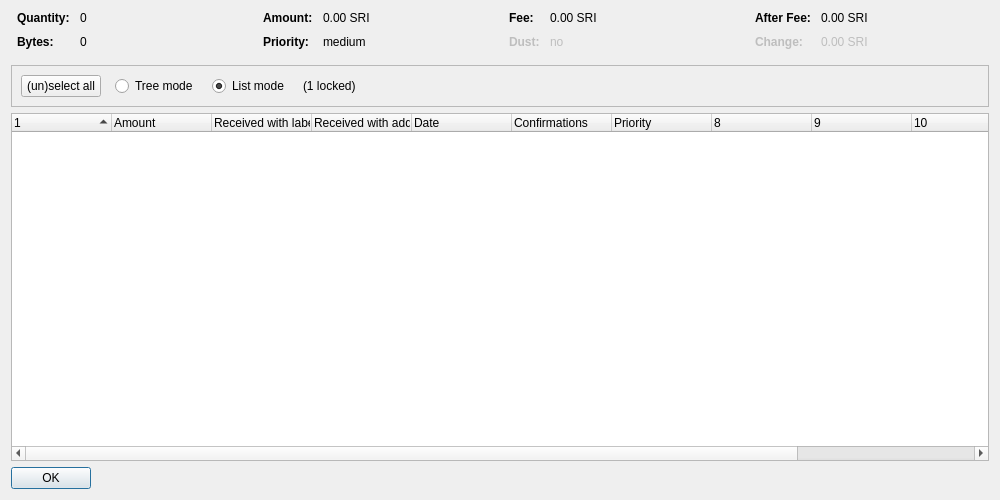
<?xml version="1.0" encoding="UTF-8"?>
<ui version="4.0">
 <class>CoinControlDialog</class>
 <widget class="QDialog" name="CoinControlDialog">
  <property name="geometry">
   <rect>
    <x>0</x>
    <y>0</y>
    <width>1000</width>
    <height>500</height>
   </rect>
  </property>
  <property name="windowTitle">
   <string>Coin Selection</string>
  </property>
  <layout class="QVBoxLayout" name="verticalLayout">
   <item>
    <layout class="QHBoxLayout" name="horizontalLayoutTop" stretch="0,0,0,0">
     <property name="topMargin">
      <number>0</number>
     </property>
     <property name="bottomMargin">
      <number>10</number>
     </property>
     <item>
      <layout class="QFormLayout" name="formLayoutCoinControl1">
       <property name="horizontalSpacing">
        <number>10</number>
       </property>
       <property name="verticalSpacing">
        <number>10</number>
       </property>
       <property name="leftMargin">
        <number>6</number>
       </property>
       <property name="rightMargin">
        <number>6</number>
       </property>
       <item row="0" column="0">
        <widget class="QLabel" name="labelCoinControlQuantityText">
         <property name="font">
          <font>
           <weight>75</weight>
           <bold>true</bold>
          </font>
         </property>
         <property name="text">
          <string>Quantity:</string>
         </property>
        </widget>
       </item>
       <item row="0" column="1">
        <widget class="QLabel" name="labelCoinControlQuantity">
         <property name="cursor">
          <cursorShape>IBeamCursor</cursorShape>
         </property>
         <property name="contextMenuPolicy">
          <enum>Qt::ActionsContextMenu</enum>
         </property>
         <property name="text">
          <string notr="true">0</string>
         </property>
         <property name="textInteractionFlags">
          <set>Qt::LinksAccessibleByMouse|Qt::TextSelectableByKeyboard|Qt::TextSelectableByMouse</set>
         </property>
        </widget>
       </item>
       <item row="1" column="0">
        <widget class="QLabel" name="labelCoinControlBytesText">
         <property name="font">
          <font>
           <weight>75</weight>
           <bold>true</bold>
          </font>
         </property>
         <property name="text">
          <string>Bytes:</string>
         </property>
        </widget>
       </item>
       <item row="1" column="1">
        <widget class="QLabel" name="labelCoinControlBytes">
         <property name="cursor">
          <cursorShape>IBeamCursor</cursorShape>
         </property>
         <property name="contextMenuPolicy">
          <enum>Qt::ActionsContextMenu</enum>
         </property>
         <property name="text">
          <string notr="true">0</string>
         </property>
         <property name="textInteractionFlags">
          <set>Qt::LinksAccessibleByMouse|Qt::TextSelectableByKeyboard|Qt::TextSelectableByMouse</set>
         </property>
        </widget>
       </item>
      </layout>
     </item>
     <item>
      <layout class="QFormLayout" name="formLayoutCoinControl2">
       <property name="horizontalSpacing">
        <number>10</number>
       </property>
       <property name="verticalSpacing">
        <number>10</number>
       </property>
       <property name="leftMargin">
        <number>6</number>
       </property>
       <property name="rightMargin">
        <number>6</number>
       </property>
       <item row="0" column="0">
        <widget class="QLabel" name="labelCoinControlAmountText">
         <property name="font">
          <font>
           <weight>75</weight>
           <bold>true</bold>
          </font>
         </property>
         <property name="text">
          <string>Amount:</string>
         </property>
        </widget>
       </item>
       <item row="0" column="1">
        <widget class="QLabel" name="labelCoinControlAmount">
         <property name="cursor">
          <cursorShape>IBeamCursor</cursorShape>
         </property>
         <property name="contextMenuPolicy">
          <enum>Qt::ActionsContextMenu</enum>
         </property>
         <property name="text">
          <string notr="true">0.00 SRI</string>
         </property>
         <property name="textInteractionFlags">
          <set>Qt::LinksAccessibleByMouse|Qt::TextSelectableByKeyboard|Qt::TextSelectableByMouse</set>
         </property>
        </widget>
       </item>
       <item row="1" column="0">
        <widget class="QLabel" name="labelCoinControlPriorityText">
         <property name="font">
          <font>
           <weight>75</weight>
           <bold>true</bold>
          </font>
         </property>
         <property name="text">
          <string>Priority:</string>
         </property>
        </widget>
       </item>
       <item row="1" column="1">
        <widget class="QLabel" name="labelCoinControlPriority">
         <property name="cursor">
          <cursorShape>IBeamCursor</cursorShape>
         </property>
         <property name="contextMenuPolicy">
          <enum>Qt::ActionsContextMenu</enum>
         </property>
         <property name="text">
          <string notr="true">medium</string>
         </property>
         <property name="textInteractionFlags">
          <set>Qt::LinksAccessibleByMouse|Qt::TextSelectableByKeyboard|Qt::TextSelectableByMouse</set>
         </property>
        </widget>
       </item>
      </layout>
     </item>
     <item>
      <layout class="QFormLayout" name="formLayoutCoinControl3">
       <property name="horizontalSpacing">
        <number>10</number>
       </property>
       <property name="verticalSpacing">
        <number>10</number>
       </property>
       <property name="leftMargin">
        <number>6</number>
       </property>
       <property name="rightMargin">
        <number>6</number>
       </property>
       <item row="0" column="0">
        <widget class="QLabel" name="labelCoinControlFeeText">
         <property name="font">
          <font>
           <weight>75</weight>
           <bold>true</bold>
          </font>
         </property>
         <property name="text">
          <string>Fee:</string>
         </property>
        </widget>
       </item>
       <item row="0" column="1">
        <widget class="QLabel" name="labelCoinControlFee">
         <property name="cursor">
          <cursorShape>IBeamCursor</cursorShape>
         </property>
         <property name="contextMenuPolicy">
          <enum>Qt::ActionsContextMenu</enum>
         </property>
         <property name="text">
          <string notr="true">0.00 SRI</string>
         </property>
         <property name="textInteractionFlags">
          <set>Qt::LinksAccessibleByMouse|Qt::TextSelectableByKeyboard|Qt::TextSelectableByMouse</set>
         </property>
        </widget>
       </item>
       <item row="1" column="0">
        <widget class="QLabel" name="labelCoinControlLowOutputText">
         <property name="enabled">
          <bool>false</bool>
         </property>
         <property name="font">
          <font>
           <weight>75</weight>
           <bold>true</bold>
          </font>
         </property>
         <property name="text">
          <string>Dust:</string>
         </property>
        </widget>
       </item>
       <item row="1" column="1">
        <widget class="QLabel" name="labelCoinControlLowOutput">
         <property name="enabled">
          <bool>false</bool>
         </property>
         <property name="cursor">
          <cursorShape>IBeamCursor</cursorShape>
         </property>
         <property name="contextMenuPolicy">
          <enum>Qt::ActionsContextMenu</enum>
         </property>
         <property name="text">
          <string notr="true">no</string>
         </property>
         <property name="textInteractionFlags">
          <set>Qt::LinksAccessibleByMouse|Qt::TextSelectableByKeyboard|Qt::TextSelectableByMouse</set>
         </property>
        </widget>
       </item>
      </layout>
     </item>
     <item>
      <layout class="QFormLayout" name="formLayoutCoinControl4">
       <property name="horizontalSpacing">
        <number>10</number>
       </property>
       <property name="verticalSpacing">
        <number>10</number>
       </property>
       <property name="leftMargin">
        <number>6</number>
       </property>
       <property name="rightMargin">
        <number>6</number>
       </property>
       <item row="0" column="0">
        <widget class="QLabel" name="labelCoinControlAfterFeeText">
         <property name="font">
          <font>
           <weight>75</weight>
           <bold>true</bold>
          </font>
         </property>
         <property name="text">
          <string>After Fee:</string>
         </property>
        </widget>
       </item>
       <item row="0" column="1">
        <widget class="QLabel" name="labelCoinControlAfterFee">
         <property name="cursor">
          <cursorShape>IBeamCursor</cursorShape>
         </property>
         <property name="contextMenuPolicy">
          <enum>Qt::ActionsContextMenu</enum>
         </property>
         <property name="text">
          <string notr="true">0.00 SRI</string>
         </property>
         <property name="textInteractionFlags">
          <set>Qt::LinksAccessibleByMouse|Qt::TextSelectableByKeyboard|Qt::TextSelectableByMouse</set>
         </property>
        </widget>
       </item>
       <item row="1" column="0">
        <widget class="QLabel" name="labelCoinControlChangeText">
         <property name="enabled">
          <bool>false</bool>
         </property>
         <property name="font">
          <font>
           <weight>75</weight>
           <bold>true</bold>
          </font>
         </property>
         <property name="text">
          <string>Change:</string>
         </property>
        </widget>
       </item>
       <item row="1" column="1">
        <widget class="QLabel" name="labelCoinControlChange">
         <property name="enabled">
          <bool>false</bool>
         </property>
         <property name="cursor">
          <cursorShape>IBeamCursor</cursorShape>
         </property>
         <property name="contextMenuPolicy">
          <enum>Qt::ActionsContextMenu</enum>
         </property>
         <property name="text">
          <string notr="true">0.00 SRI</string>
         </property>
         <property name="textInteractionFlags">
          <set>Qt::LinksAccessibleByMouse|Qt::TextSelectableByKeyboard|Qt::TextSelectableByMouse</set>
         </property>
        </widget>
       </item>
      </layout>
     </item>
    </layout>
   </item>
   <item>
    <widget class="QFrame" name="frame">
     <property name="minimumSize">
      <size>
       <width>0</width>
       <height>40</height>
      </size>
     </property>
     <property name="frameShape">
      <enum>QFrame::StyledPanel</enum>
     </property>
     <property name="frameShadow">
      <enum>QFrame::Sunken</enum>
     </property>
     <layout class="QHBoxLayout" name="horizontalLayout">
      <item>
       <layout class="QHBoxLayout" name="horizontalLayoutPanel" stretch="0,0,0,0,0">
        <property name="spacing">
         <number>14</number>
        </property>
        <item>
         <widget class="QPushButton" name="pushButtonSelectAll">
          <property name="sizePolicy">
           <sizepolicy hsizetype="Maximum" vsizetype="Fixed">
            <horstretch>0</horstretch>
            <verstretch>0</verstretch>
           </sizepolicy>
          </property>
          <property name="text">
           <string>(un)select all</string>
          </property>
          <property name="autoDefault">
           <bool>false</bool>
          </property>
         </widget>
        </item>
        <item>
         <widget class="QRadioButton" name="radioTreeMode">
          <property name="sizePolicy">
           <sizepolicy hsizetype="Maximum" vsizetype="Fixed">
            <horstretch>0</horstretch>
            <verstretch>0</verstretch>
           </sizepolicy>
          </property>
          <property name="text">
           <string>Tree mode</string>
          </property>
         </widget>
        </item>
        <item>
         <widget class="QRadioButton" name="radioListMode">
          <property name="sizePolicy">
           <sizepolicy hsizetype="Maximum" vsizetype="Fixed">
            <horstretch>0</horstretch>
            <verstretch>0</verstretch>
           </sizepolicy>
          </property>
          <property name="text">
           <string>List mode</string>
          </property>
          <property name="checked">
           <bool>true</bool>
          </property>
         </widget>
        </item>
        <item>
         <widget class="QLabel" name="labelLocked">
          <property name="text">
           <string notr="true">(1 locked)</string>
          </property>
         </widget>
        </item>
        <item>
         <spacer name="horizontalSpacer">
          <property name="orientation">
           <enum>Qt::Horizontal</enum>
          </property>
          <property name="sizeHint" stdset="0">
           <size>
            <width>40</width>
            <height>20</height>
           </size>
          </property>
         </spacer>
        </item>
       </layout>
      </item>
     </layout>
    </widget>
   </item>
   <item>
    <widget class="CoinControlTreeWidget" name="treeWidget">
     <property name="contextMenuPolicy">
      <enum>Qt::CustomContextMenu</enum>
     </property>
     <property name="sortingEnabled">
      <bool>false</bool>
     </property>
     <property name="columnCount">
      <number>12</number>
     </property>
     <attribute name="headerShowSortIndicator" stdset="0">
      <bool>true</bool>
     </attribute>
     <attribute name="headerStretchLastSection">
      <bool>false</bool>
     </attribute>
     <column>
      <property name="text">
       <string/>
      </property>
     </column>
     <column>
      <property name="text">
       <string>Amount</string>
      </property>
     </column>
     <column>
      <property name="text">
       <string>Received with label</string>
      </property>
     </column>
     <column>
      <property name="text">
       <string>Received with address</string>
      </property>
     </column>
     <column>
      <property name="text">
       <string>Date</string>
      </property>
     </column>
     <column>
      <property name="text">
       <string>Confirmations</string>
      </property>
      <property name="toolTip">
       <string>Confirmed</string>
      </property>
     </column>
     <column>
      <property name="text">
       <string>Priority</string>
      </property>
     </column>
     <column>
      <property name="text">
       <string/>
      </property>
     </column>
     <column>
      <property name="text">
       <string/>
      </property>
     </column>
     <column>
      <property name="text">
       <string/>
      </property>
     </column>
     <column>
      <property name="text">
       <string/>
      </property>
     </column>
     <column>
      <property name="text">
       <string/>
      </property>
     </column>
    </widget>
   </item>
   <item>
    <widget class="QDialogButtonBox" name="buttonBox">
     <property name="sizePolicy">
      <sizepolicy hsizetype="Maximum" vsizetype="Fixed">
       <horstretch>0</horstretch>
       <verstretch>0</verstretch>
      </sizepolicy>
     </property>
     <property name="orientation">
      <enum>Qt::Horizontal</enum>
     </property>
     <property name="standardButtons">
      <set>QDialogButtonBox::Ok</set>
     </property>
    </widget>
   </item>
  </layout>
 </widget>
 <customwidgets>
  <customwidget>
   <class>CoinControlTreeWidget</class>
   <extends>QTreeWidget</extends>
   <header>coincontroltreewidget.h</header>
  </customwidget>
 </customwidgets>
 <resources/>
 <connections/>
</ui>
